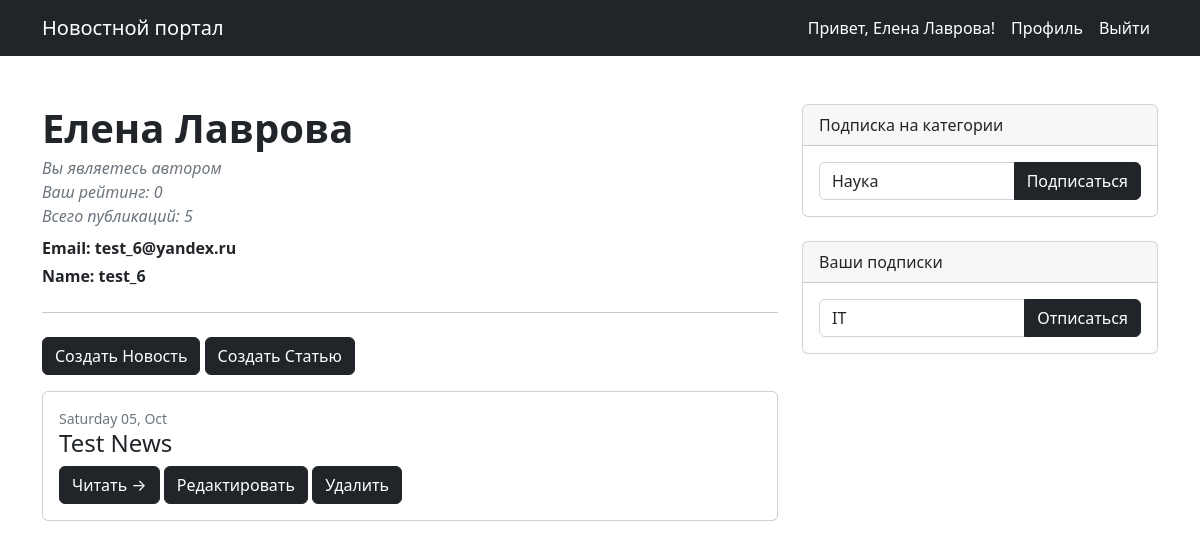
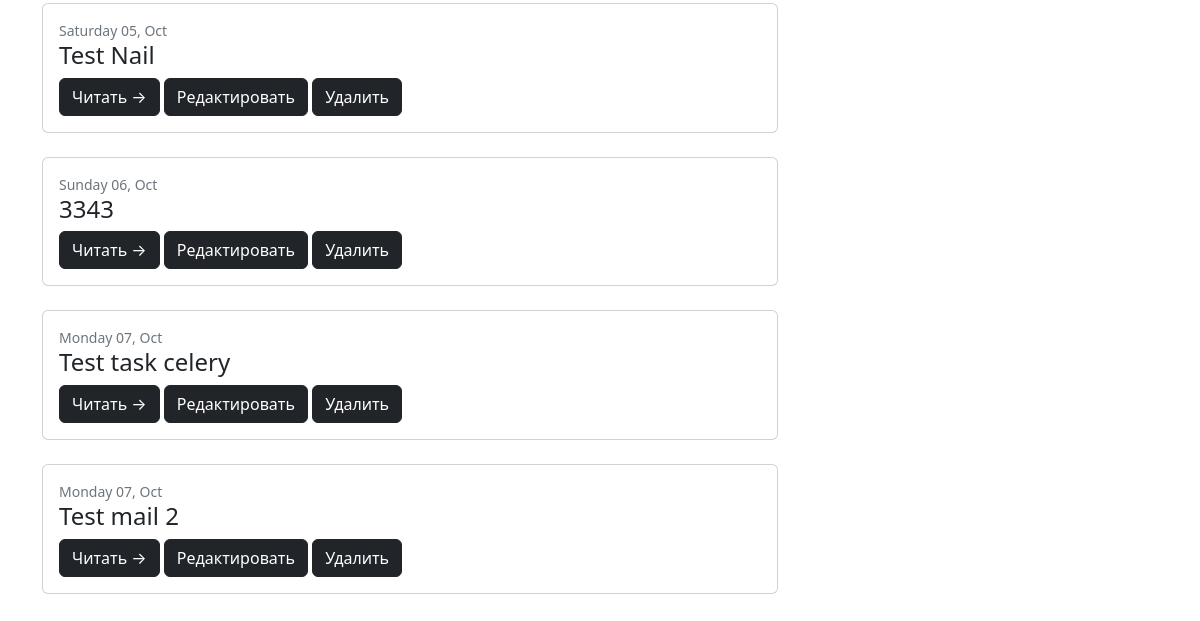
/sign/user_account/ (signed in), run on an earlier commit of the app's database (2 pictures, top to bottom).
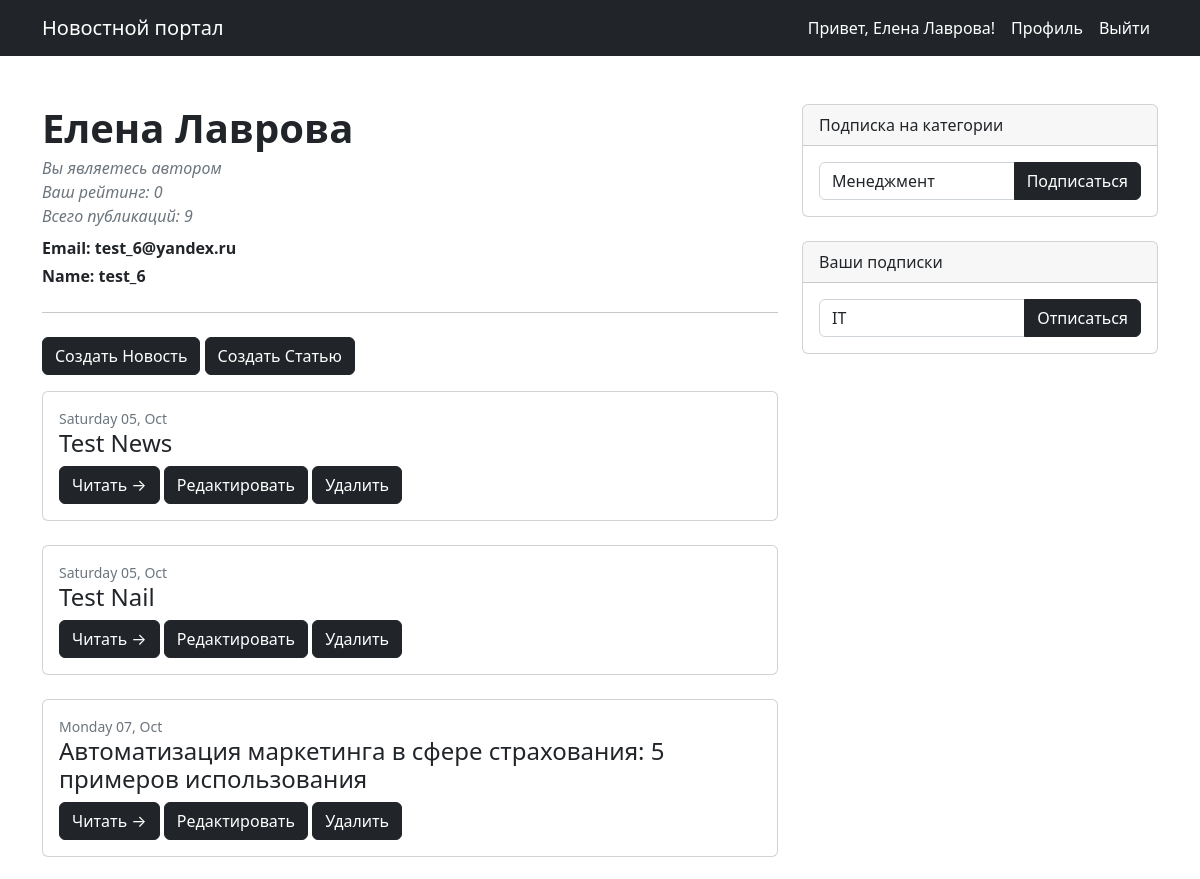
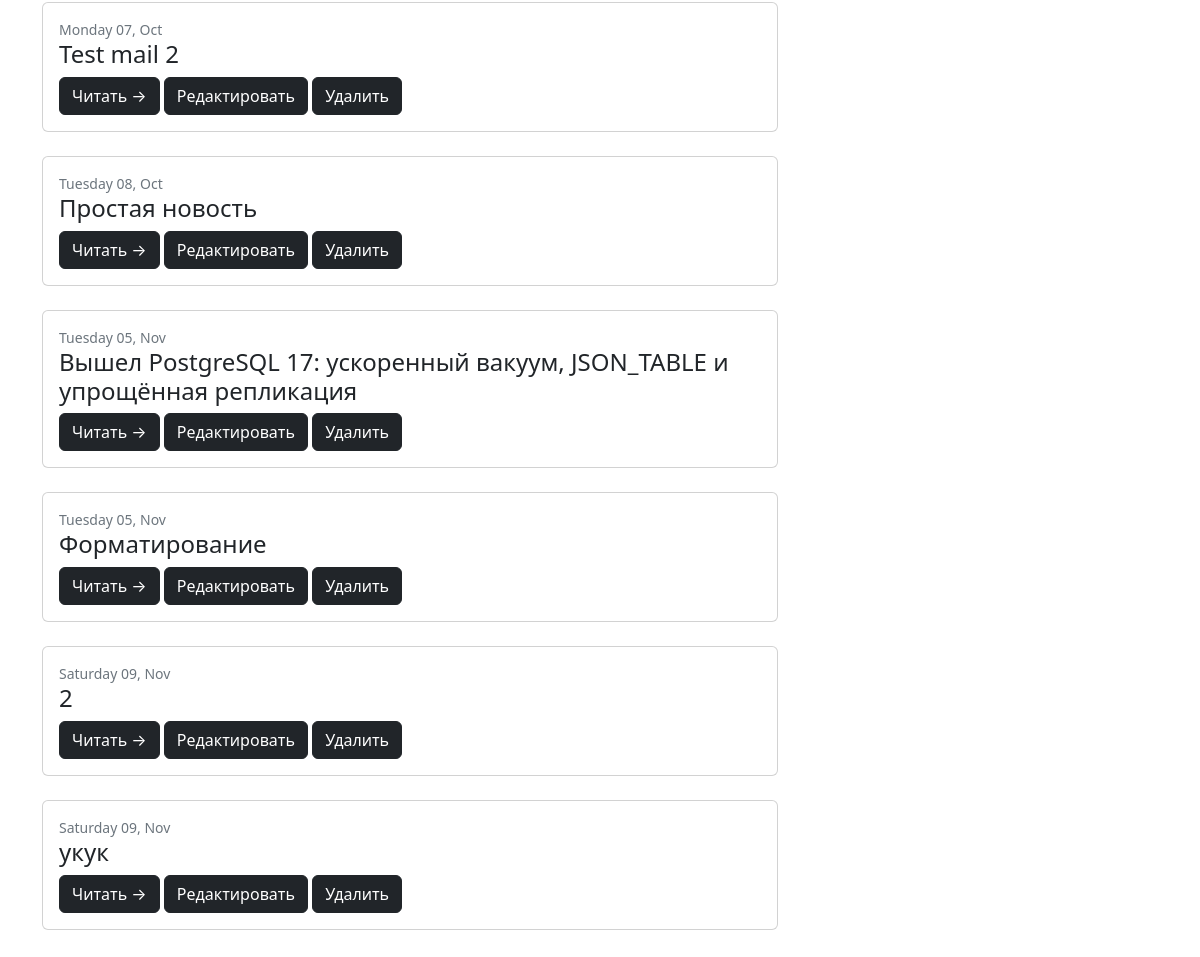
And on a later commit of the database (2 pictures, top to bottom).
### news/models.py (models this page shows, shortened)
class Post(models.Model):
    ARTICLES = 'Articles'
    NEWS = 'News'
    TYPE_POST = [
        (ARTICLES, 'Статья'),
        (NEWS, 'Новость')
    ]
    title = models.CharField(max_length=150)  # Наименование статьи (заголовок)
    publishing_date = models.DateTimeField(auto_now_add=True)  # Дата и время создания
    text = models.TextField()  # Текст статьи
    category = models.ManyToManyField(Category, through='PostCategory')  # На какую тему статья
    type_post = models.CharField(max_length=10,
                                 choices=TYPE_POST,
                                 default=ARTICLES)  # Тип публикации
    author = models.ForeignKey(Author, on_delete=models.CASCADE)  # связь между «Автором» и «Статьей».
    rating = models.FloatField(default=0)  # Популярность статьи (рейтинг)

### sign/views.py (the view, shortened to what this page needs)
# urls.py: path('user_account/', PersonalAccount.as_view(), name='user_account'),
class PersonalAccount(LoginRequiredMixin, TemplateView):
    template_name = 'user_account.html'
    def get_context_data(self, **kwargs):
        context = super().get_context_data(**kwargs)
        context['full_name'] = f'{self.request.user.first_name} {self.request.user.last_name}'
        context['all_news'] = Post.objects.filter(author__user=self.request.user.id)
        context['is_not_authors'] = not self.request.user.groups.filter(name='authors').exists()
        context['can_create'] = Post.objects.filter(author__user=self.request.user.id,
                                                    publishing_date__gt=date.today()).count() < 3
        context['user_subscribe'] = []
        user_subscribe = UserCategory.objects.filter(user_id=self.request.user.id)
        for obj in user_subscribe:
            context['user_subscribe'].append(Category.objects.get(id=obj.category_id))
        all_categories = Category.objects.all()
        context['categories'] = [category for category in all_categories if not category in context['user_subscribe']]
        return context

### news/templatetags/custom_filters.py (called while the page is built)
@register.filter()
def censor(text):
    for word in WORDS['words']:
        text = re.sub(f'\\b{word}\\b', f"{word[0]}{word[1:].__len__() * '*'}", text, flags=re.I)
    return text

### sign/templates/user_account.html (shortened to what the changed rows need)
{% extends 'default.html' %}
{% load cache %}
{% load custom_filters %}
{% block content %}
    <div class="col-lg-8">
        <article>
            <header class="mb-4">
                <h1 class="fw-bolder mb-1">{{full_name}}</h1>
                {% if not is_not_authors %}
                    <div class="text-muted fst-italic mb-2">Вы являетесь автором<br>
                        Ваш рейтинг: 0<br>
                        Всего публикаций: {{ all_news.count }}
                    </div>
                {% endif %}
                <p class="fw-bolder mb-1">Email: {{request.user.email}}</p>
                <p class="fw-bolder mb-1">Name: {{request.user.username}}</p>
            </header>
            <section class="mb-5">
                {% if is_not_authors %}
                    <a class="btn btn-primary" href="/sign/upgrade/">Хочу стать автором!</a>
                {% else %}
                    <br>
                    {% if all_news %}
                        {% for news in all_news %}
                            <div class="card mb-4">
                                <div class="card-body">
                                <div class="small text-muted">{{ news.publishing_date|date:'l d, M' }}</div>
                                <h2 class="card-title h4">{{ news.title|censor }}</h2>
                                <a class="btn btn-primary" href="/{{ news.id }}">Читать →</a>
                                <a class="btn btn-primary" href="/{{ news.type_post|lower }}/{{ news.id }}/edit">Редактировать</a>
                                <a class="btn btn-primary" href="/{{ news.type_post|lower }}/{{ news.id }}/delete">Удалить</a>
                                </div>
                            </div>
                        {% endfor %}
                    {% else %}
                        <p></p>
                        <div class="text-muted fst-italic mb-2">У Вас пока нет ни одной публикации</div>
                    {% endif %}
                {% endif %}
            </section>
        </article>
    </div>
    {% cache 60 sidebar request.user.username %}
        <div class="col-lg-4">
            <div class="card mb-4">
                <div class="card-body">
                    <form action="/sign/user_account/" method="POST">
                        <div class="input-group">
                            <select class="form-control" name="subscribe">
                                {% for category in categories %}
                                    <option value="{{ category.id }}">{{ category.name }}</option>
                                {% endfor %}
                            </select>
                            <input class="btn btn-primary" id="button-subscribe" type="submit" value="Подписаться">
                        </div>
                    </form>
                </div>
            </div>
        </div>
    {% endcache %}
{% endblock %}

What changed in the data, as far as the page shows it:
removed Post: publishing_date "Sunday 06, Oct", title|censor "3343"
changed Post: title|censor "Test task celery" → "Автоматизация маркетинга в сфере страхования: 5 примеров использования"
added Post: publishing_date "Tuesday 08, Oct", title|censor "Простая новость"
added Post: publishing_date "Tuesday 05, Nov", title|censor "Вышел PostgreSQL 17: ускоренный вакуум, JSON_TABLE и упрощённая репликация"
added Post: publishing_date "Tuesday 05, Nov", title|censor "Форматирование"
added Post: publishing_date "Saturday 09, Nov", title|censor "2"
added Post: publishing_date "Saturday 09, Nov", title|censor "укук"
Also different on the page:
{{ all_news.count }}: "5" → "9"
form field subscribe: "Наука" → "Менеджмент"
